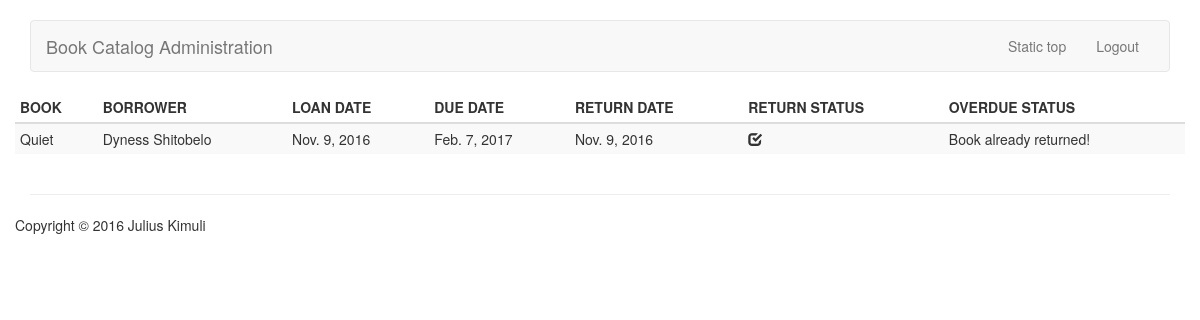
Before: /catalog/orders with the older database file.
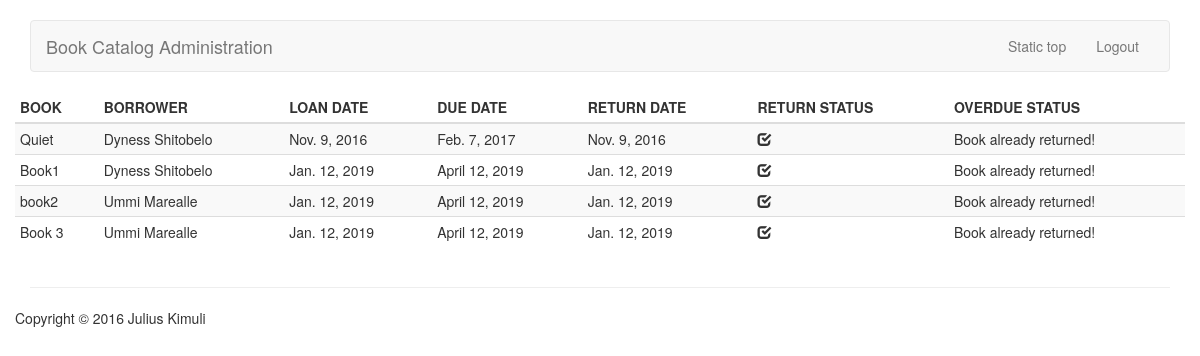
After: the same page with the newer database file.
### catalog/models.py (models this page shows, shortened)
class BookOrderInstance(models.Model):
    def default_due_date():
        return datetime.now() + timedelta(90)
    book = models.ForeignKey(Book,on_delete=models.CASCADE,help_text='Enter book to be lent out',
                            limit_choices_to={'is_available':True})
    borrower = models.ForeignKey(Borrower,on_delete=models.CASCADE,help_text='Enter name of person borrowing book')
    loaned_out_date = models.DateField(auto_now_add=True)
    due_date = models.DateField(blank=True,default=default_due_date,editable=False)
    is_returned = models.BooleanField(default=False,help_text='Mark a book as returned')
    return_date = models.DateField(blank=True,null=True,editable=False)
    class Meta:
        verbose_name_plural = "Book Orders"
    @property
    def return_date_overdue(self):
        overdue_status = 'Book already returned!'
        if not self.is_returned:
            if date.today() > self.due_date:
                overdue_status = 'Book Return Overdue'
            else:
                overdue_status = 'Not yet overdue'
        return overdue_status

class Book(models.Model):
    title = models.CharField(max_length=140)
    author = models.ForeignKey(Author,on_delete=models.SET_NULL,null=True,related_name='author_books')
    summary = models.TextField(max_length=1000,help_text='Enter a brief description of the book')
    isbn = models.CharField('ISBN',max_length=13,help_text='13-character ISBN number for the book',default='0000000000000')
    genres = models.ManyToManyField(Genre,help_text='Select genres for this book',related_name='genre_books')
    is_available = models.BooleanField(default=True,help_text='Availability status of a book',editable=False)
    image = models.ImageField(blank=True,upload_to='book_images/',default='book_images/book.png')
    def __str__(self):
        return self.title
    @property
    def status(self):
        status = ''
        if self.is_available:
            status = 'Available'
        else:
            status = 'Loaned Out'
        return status
    def display_genres(self):
        '''
          Return the genres specified for a given book as a string
        '''
        return ', '.join([genre.name for genre in self.genres.all()])
    display_genres.short_description = 'Genres'

class Borrower(models.Model):
    GENDER = (
        ('M','Male'),
        ('F','Female')
    )
    first_name = models.CharField(max_length=30,help_text='Enter first name')
    last_name = models.CharField(max_length=30,help_text='Enter last name')
    phone_number = models.CharField(max_length=30,verbose_name="Phone Number",help_text='Enter phone contact')
    alternate_phone_number = models.CharField(max_length=30,verbose_name='Other Phone Number',blank=True,null=True,help_text="Enter alternate phone contact")
    address = models.CharField(max_length=100,blank=True,default= ' ',help_text='Enter the address of the borrower')
    gender = models.CharField(max_length=1,choices=GENDER,default='M',help_text='Enter the gender of the borrower')
    email = models.EmailField(max_length=254,help_text='Enter an email address for the borrower')
    def __str__(self):
        return '%s  %s' % (self.first_name,self.last_name)

### catalog/views.py (the view)
# urls.py: path('orders',views.BookOrderListView.as_view(),name='order_list'),
class BookOrderListView(ListView):
    model = BookOrderInstance
    template_name = 'catalog/bookorder/list.html'
    context_object_name = 'orders'

### catalog/templates/catalog/bookorder/list.html (shortened to what this page needs)
{%extends 'catalog/base.html'%}
{%block content%}
{%if orders %}
<table class="table table-condensed table-striped">
  <thead>
    <tr>
      <th>BOOK </th>
      <th>BORROWER</th>
      <th>LOAN DATE </th>
      <th>DUE DATE</th>
      <th>RETURN DATE </th>
      <th>RETURN STATUS</th>
      <th>OVERDUE STATUS</th>
    </tr>
  </thead>
  <tbody>
    {% for order in orders %}
      <tr>
        <td>{{ order.book }}</td>
        <td>{{ order.borrower}}</td>
        <td>{{ order.loaned_out_date }}</td>
        <td>{{ order.due_date}}</td>
        <td>{{ order.return_date }}</td>
        <td>
            {%if order.is_returned %}
            <span class='glyphicon glyphicon-check' aria-hidden="true"></span>
            {%else%}
            <span class='glyphicon glyphicon-remove-sign' aria-hidden="true"></span>
            {%endif%}
        </td>
        <td>{{order.return_date_overdue}}</td>
      </tr>
    {% endfor %}
  </tbody>
</table>
{%else%}
<p> No book rentals yet! </p>
{%endif%}
{%endblock%}

### catalog/templates/catalog/base.html (shortened to what this page needs)
{% load staticfiles %}
<!DOCTYPE html>
<html lang="en">
  <head>
    <link href="{% static 'css/bootstrap.min.css' %}" rel="stylesheet">
    <link href="{% static 'css/navbar.css' %}" rel="stylesheet">
  </head>
  <body>
    <div class="container">
      <nav class="navbar navbar-default">
        <div class="container-fluid">
          <div class="navbar-header">
            <a class="navbar-brand" href="#">Book Catalog Administration</a>
          </div>
          <div id="navbar" class="navbar-collapse collapse">
            <ul class="nav navbar-nav navbar-right">
              <li><a href="../navbar-static-top/">Static top</a></li>
              <li><a href="../navbar-fixed-top/">Logout</a></li>
            </ul>
          </div>
        </div>
      </nav>
      <div class="row">
          {%block content%}
          {%endblock%}
      </div>
      <hr/>
      <div class="row">
          <footer> Copyright &copy 2016 Julius Kimuli </footer>
      </div>
    </div>
  </body>
</html>

### catalog/static/css/navbar.css (style rules this page uses)
body { padding-top: 20px; padding-bottom: 20px; }
.navbar { margin-bottom: 20px; }

Changed rows visible on the page:
added BookOrderInstance: book "Book1", borrower "Dyness Shitobelo", loaned_out_date "Jan. 12, 2019", due_date "April 12, 2019", return_date "Jan. 12, 2019", return_date_overdue "Book already returned!"
added BookOrderInstance: book "book2", borrower "Ummi Marealle", loaned_out_date "Jan. 12, 2019", due_date "April 12, 2019", return_date "Jan. 12, 2019", return_date_overdue "Book already returned!"
added BookOrderInstance: book "Book 3", borrower "Ummi Marealle", loaned_out_date "Jan. 12, 2019", due_date "April 12, 2019", return_date "Jan. 12, 2019", return_date_overdue "Book already returned!"
